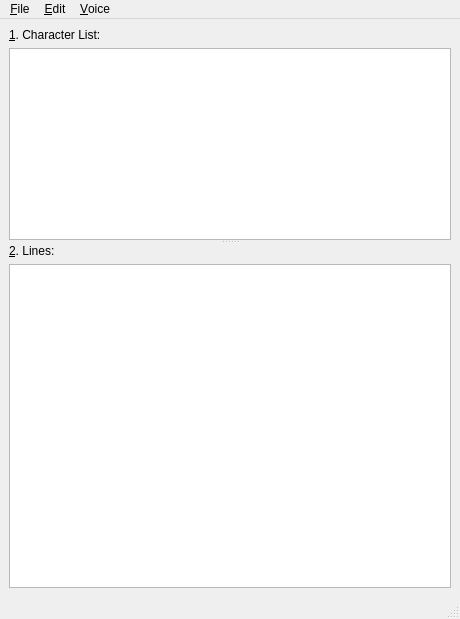
<?xml version="1.0" encoding="UTF-8"?>
<ui version="4.0">
 <class>MainWindow</class>
 <widget class="QMainWindow" name="MainWindow">
  <property name="geometry">
   <rect>
    <x>0</x>
    <y>0</y>
    <width>460</width>
    <height>619</height>
   </rect>
  </property>
  <property name="windowTitle">
   <string>MainWindow</string>
  </property>
  <widget class="QWidget" name="centralwidget">
   <property name="font">
    <font>
     <family>Arial</family>
    </font>
   </property>
   <layout class="QVBoxLayout" name="verticalLayout_3">
    <item>
     <widget class="QSplitter" name="splitter">
      <property name="orientation">
       <enum>Qt::Vertical</enum>
      </property>
      <widget class="QWidget" name="widget" native="true">
       <layout class="QVBoxLayout" name="verticalLayout">
        <property name="leftMargin">
         <number>0</number>
        </property>
        <property name="topMargin">
         <number>0</number>
        </property>
        <property name="rightMargin">
         <number>0</number>
        </property>
        <property name="bottomMargin">
         <number>0</number>
        </property>
        <item>
         <widget class="QLabel" name="label">
          <property name="text">
           <string>&amp;1. Character List:</string>
          </property>
          <property name="buddy">
           <cstring>tbvCharacters</cstring>
          </property>
         </widget>
        </item>
        <item>
         <widget class="CharacterTableView" name="tbvCharacters"/>
        </item>
       </layout>
      </widget>
      <widget class="QWidget" name="widget_2" native="true">
       <property name="sizePolicy">
        <sizepolicy hsizetype="Preferred" vsizetype="Preferred">
         <horstretch>0</horstretch>
         <verstretch>1</verstretch>
        </sizepolicy>
       </property>
       <layout class="QVBoxLayout" name="verticalLayout_2">
        <property name="leftMargin">
         <number>0</number>
        </property>
        <property name="topMargin">
         <number>0</number>
        </property>
        <property name="bottomMargin">
         <number>0</number>
        </property>
        <item>
         <widget class="QLabel" name="label_2">
          <property name="text">
           <string>&amp;2. Lines:</string>
          </property>
          <property name="buddy">
           <cstring>txeDialogue</cstring>
          </property>
         </widget>
        </item>
        <item>
         <widget class="TextEditDialogue" name="txeDialogue">
          <property name="font">
           <font>
            <family>Arial</family>
            <pointsize>12</pointsize>
           </font>
          </property>
         </widget>
        </item>
       </layout>
      </widget>
     </widget>
    </item>
   </layout>
  </widget>
  <widget class="QMenuBar" name="menubar">
   <property name="geometry">
    <rect>
     <x>0</x>
     <y>0</y>
     <width>460</width>
     <height>21</height>
    </rect>
   </property>
   <widget class="QMenu" name="menu_File">
    <property name="title">
     <string>&amp;File</string>
    </property>
    <addaction name="actFileNew"/>
    <addaction name="actFileOpen"/>
    <addaction name="actFileSave"/>
    <addaction name="actFileSaveAs"/>
    <addaction name="separator"/>
    <addaction name="actQuit"/>
   </widget>
   <widget class="QMenu" name="menu_Edit">
    <property name="title">
     <string>&amp;Edit</string>
    </property>
    <addaction name="actPreferences"/>
   </widget>
   <widget class="QMenu" name="menu_Voice">
    <property name="title">
     <string>&amp;Voice</string>
    </property>
    <addaction name="actReadAll"/>
    <addaction name="actReadLine"/>
    <addaction name="actReadInterrupt"/>
    <addaction name="separator"/>
    <addaction name="actRecordVoices"/>
   </widget>
   <addaction name="menu_File"/>
   <addaction name="menu_Edit"/>
   <addaction name="menu_Voice"/>
  </widget>
  <widget class="QStatusBar" name="statusbar"/>
  <action name="actQuit">
   <property name="text">
    <string>&amp;Quit</string>
   </property>
   <property name="shortcut">
    <string>Ctrl+Q</string>
   </property>
  </action>
  <action name="actPreferences">
   <property name="text">
    <string>&amp;Preferences</string>
   </property>
  </action>
  <action name="actFileOpen">
   <property name="text">
    <string>&amp;Open</string>
   </property>
   <property name="shortcut">
    <string>Ctrl+O</string>
   </property>
  </action>
  <action name="actFileSave">
   <property name="text">
    <string>&amp;Save</string>
   </property>
   <property name="shortcut">
    <string>Ctrl+S</string>
   </property>
  </action>
  <action name="actReadLine">
   <property name="text">
    <string>Read Lin&amp;e</string>
   </property>
   <property name="shortcut">
    <string>Ctrl+Return</string>
   </property>
  </action>
  <action name="actReadAll">
   <property name="text">
    <string>Read &amp;All</string>
   </property>
   <property name="shortcut">
    <string>Ctrl+P</string>
   </property>
  </action>
  <action name="actReadInterrupt">
   <property name="text">
    <string>Inte&amp;rrupt</string>
   </property>
   <property name="shortcut">
    <string>Esc</string>
   </property>
  </action>
  <action name="actFileNew">
   <property name="text">
    <string>&amp;New</string>
   </property>
   <property name="shortcut">
    <string>Ctrl+N</string>
   </property>
  </action>
  <action name="actRecordVoices">
   <property name="text">
    <string>Record &amp;Voices</string>
   </property>
   <property name="shortcut">
    <string>Ctrl+R</string>
   </property>
  </action>
  <action name="actFileSaveAs">
   <property name="text">
    <string>S&amp;ave As</string>
   </property>
   <property name="shortcut">
    <string>Ctrl+Shift+S</string>
   </property>
  </action>
 </widget>
 <customwidgets>
  <customwidget>
   <class>TextEditDialogue</class>
   <extends>QTextEdit</extends>
   <header>app_lib.text_edit_dialogue</header>
  </customwidget>
  <customwidget>
   <class>CharacterTableView</class>
   <extends>QTableView</extends>
   <header>app_lib.character_table_view</header>
  </customwidget>
 </customwidgets>
 <resources/>
 <connections>
  <connection>
   <sender>actQuit</sender>
   <signal>triggered()</signal>
   <receiver>MainWindow</receiver>
   <slot>close()</slot>
   <hints>
    <hint type="sourcelabel">
     <x>-1</x>
     <y>-1</y>
    </hint>
    <hint type="destinationlabel">
     <x>422</x>
     <y>339</y>
    </hint>
   </hints>
  </connection>
 </connections>
</ui>
